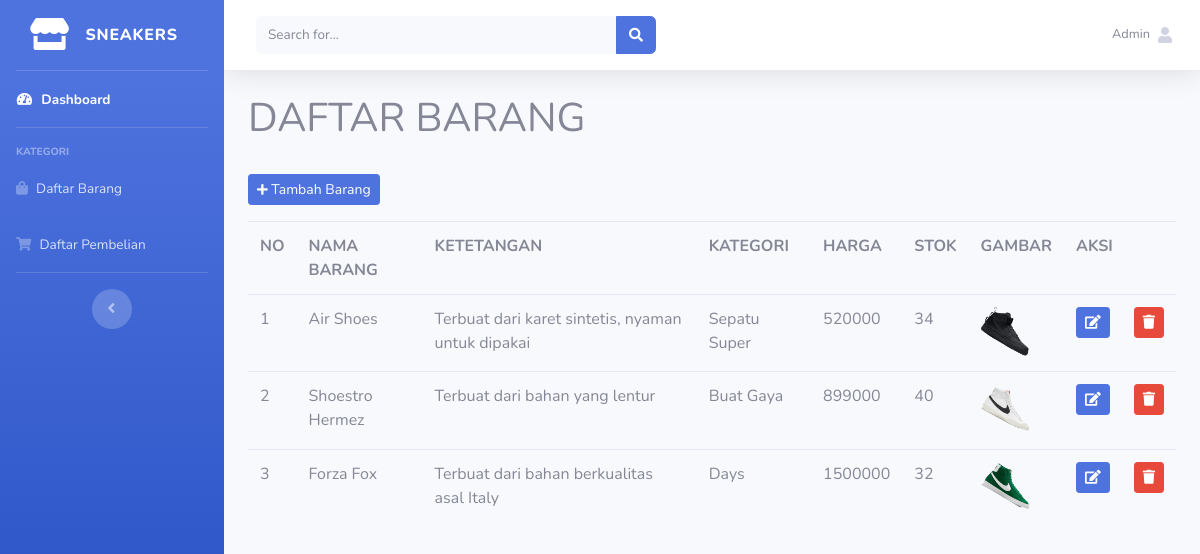
Page /index.php/databarang on the committed database.
### tables this page shows
CREATE TABLE `tb_barang` (
  `id_brg` int(11) NOT NULL,
  `nama_barang` varchar(120) NOT NULL,
  `keterangan` varchar(255) NOT NULL,
  `kategori` varchar(60) NOT NULL,
  `harga` int(11) NOT NULL,
  `stok` int(4) NOT NULL,
  `gambar` text NOT NULL
);

### application/controllers/DataBarang.php (called while the page is built, shortened)
<?php
class DataBarang extends CI_Controller
{
    public function __construct()
    {
        $this->load->model('ModelBarang');
    }
    public function index()
    {
        $data['barang'] = $this->ModelBarang->tampil_data();
        $this->load->view('tampilan/headerAdmin');
        $this->load->view('tampilan/sidebarAdmin');
        $this->load->view('admin/barang', $data);
        $this->load->view('tampilan/footerAdmin');
    }
}

### index.php (called while the page is built, shortened)
<?php
require_once BASEPATH.'core/CodeIgniter.php';

### application/models/ModelBarang.php (called while the page is built, shortened)
<?php
class ModelBarang extends CI_Model
{
    public function tampil_data()
    {
        return $this->db->get('tb_barang')->result();
    }
}

### application/views/admin/barang.php (the view, shortened to what this page needs)
<div class="container-fluid">
    <h1>DAFTAR BARANG</h1><br>
    <button class="btn btn-sm btn-primary mb-3" data-toggle="modal" data-target="#tambah_barang"><i class="fas fa-plus fa-sm"></i> Tambah Barang</button>
    <table class="table table-boardered">
        <tr>
            <th>NO</th>
            <th>NAMA BARANG</th>
            <th>KETETANGAN</th>
            <th>KATEGORI</th>
            <th>HARGA</th>
            <th>STOK</th>
            <th>GAMBAR</th>
            <th colspan="3">AKSI</th>
        </tr>
        <?php
        $no = 1;
        foreach ($barang as $brg) : ?>
            <tr>
                <td><?php echo $no++ ?></td>
                <td><?php echo $brg->nama_barang ?></td>
                <td><?php echo $brg->keterangan ?></td>
                <td><?php echo $brg->kategori ?></td>
                <td><?php echo $brg->harga ?></td>
                <td><?php echo $brg->stok ?></td>
                <td><img style="width:50px" src="<?php echo base_url('assets/img/') . $brg->gambar; ?>" alt="<?php echo $brg->gambar; ?>">
                </td>
                <td><?php echo anchor('databarang/edit/' . $brg->id_brg, '<div class="btn btn-primary btn-sm"><i class="fa fa-edit"></i></div>') ?>
                </td>
                <td><?php echo anchor('databarang/hapus/' . $brg->id_brg, '<div class="btn btn-danger btn-sm"><i class="fa fa-trash"></i></div>') ?>
                </td>
            </tr>
        <?php endforeach; ?>
    </table>
</div>

### rows in the picture
tb_barang: nama_barang "Air Shoes", keterangan "Terbuat dari karet sintetis, nyaman untuk dipakai", kategori "Sepatu Super", harga "520000", stok "34", gambar (picture)
tb_barang: nama_barang "Shoestro Hermez", keterangan "Terbuat dari bahan yang lentur", kategori "Buat Gaya", harga "899000", stok "40", gambar (picture)
tb_barang: nama_barang "Forza Fox", keterangan "Terbuat dari bahan berkualitas asal Italy", kategori "Days", harga "1500000", stok "32", gambar (picture)
